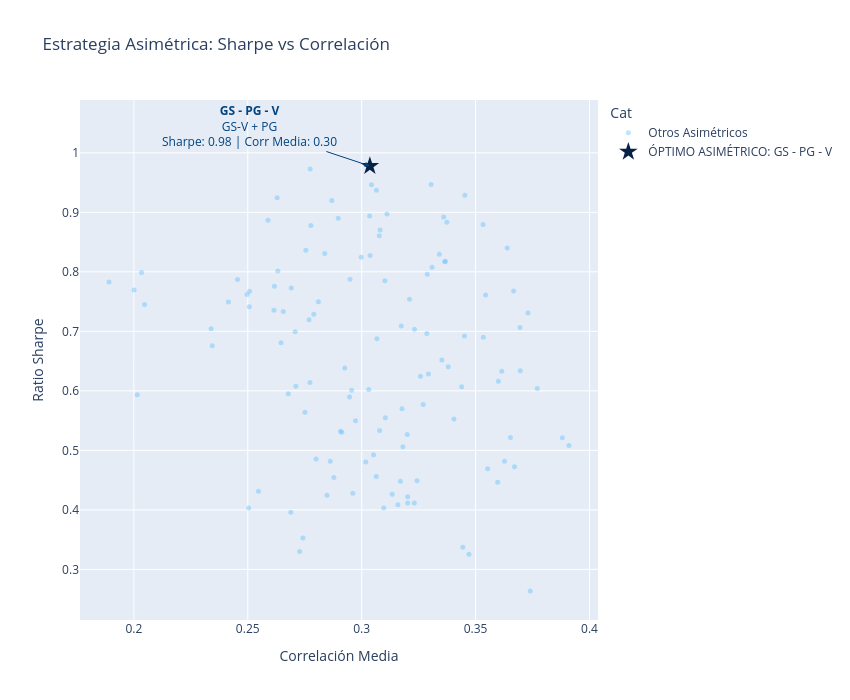

Here is the notebook cell this chart was saved with:
### Code cell
# 1. Preparar datos de retornos
df_close = df.xs("close", axis=1, level=1).filter(items=activos)
df_close.index = pd.to_datetime(df[("date", "date")] if ("date", "date") in df.columns else df.get("date", df.index))
ret = df_close.pct_change().dropna()

r_d, cov_d, corr_m = ret.mean(), ret.cov(), ret.corr()
w = np.array([1/3, 1/3, 1/3])
resultados = []

# 2. Filtrar tríos con correlación asimétrica
for trio in combinations(ret.columns, 3):
    t = list(trio)
    c_sub = corr_m.loc[t, t].values
    r12, r13, r23 = c_sub[0, 1], c_sub[0, 2], c_sub[1, 2]
    _, r_min2, r_max = sorted([r12, r13, r23])
    
    if r_max >= 0.50 and r_min2 <= 0.25:
        rent = np.dot(r_d[t], w) * 252
        vol = np.sqrt(w.T @ cov_d.loc[t, t] @ w) * np.sqrt(252)
        
        if r_max == r12: bloque = f"{t[0]}-{t[1]} + {t[2]}"
        elif r_max == r13: bloque = f"{t[0]}-{t[2]} + {t[1]}"
        else: bloque = f"{t[1]}-{t[2]} + {t[0]}"
            
        resultados.append({
            "Trio": " - ".join(t), "Estructura": bloque,
            "Corr_Max_Par": round(r_max, 4), "Corr": round((r12 + r13 + r23) / 3, 4),
            "Sharpe": round(rent / vol, 4), "Rent": rent, "Vol": vol
        })

df_t = pd.DataFrame(resultados)

# 3. Identificar el óptimo y graficar
top = df_t.loc[df_t["Sharpe"].idxmax()]
opt_cat = f"ÓPTIMO ASIMÉTRICO: {top['Trio']}"
df_t["Cat"] = np.where(df_t.index == top.name, opt_cat, "Otros Asimétricos")

fig = px.scatter(
    df_t, x="Corr", y="Sharpe", color="Cat", hover_data=["Trio", "Estructura", "Corr_Max_Par", "Rent", "Vol"],
    color_discrete_map={"Otros Asimétricos": paleta_bbva["azul_celeste_aqua"], opt_cat: paleta_bbva["azul_oscuro_digital"]},
    title="Estrategia Asimétrica: Sharpe vs Correlación",
    labels={"Corr": "Correlación Media", "Sharpe": "Ratio Sharpe"}
)

fig.add_annotation(
    x=top["Corr"], y=top["Sharpe"], 
    text=f"<b>{top['Trio']}</b><br>{top['Estructura']}<br>Sharpe: {top['Sharpe']:.2f} | Corr Media: {top['Corr']:.2f}",
    showarrow=True, arrowhead=2, arrowcolor=paleta_bbva["azul_logotipo"], ax=-120, ay=-40, font=dict(color=paleta_bbva["azul_logotipo"])
)

fig.update_traces(marker=dict(size=5, opacity=0.4), selector=dict(name="Otros Asimétricos"))
fig.update_traces(marker=dict(size=14, symbol="star"), selector=dict(name=opt_cat))
fig.update_layout(height=700, width=850).show()

### Figure 1 — Plotly figure (JSON) as saved in the notebook; plotly's stock layout.template omitted (floating-point values rounded to 4 significant figures; data arrays with more than 128 entries replaced by an {"elided": "..."} marker saying what was removed)
{"data": [{"customdata": {"elided": "120x5 mixed values"}, "hovertemplate": "Cat=Otros Asimétricos<br>Correlación Media=%{x}<br>Ratio Sharpe=%{y}<br>Trio=%{customdata[0]}<br>Estructura=%{customdata[1]}<br>Corr_Max_Par=%{customdata[2]}<br>Rent=%{customdata[3]}<br>Vol=%{customdata[4]}<extra></extra>", "legendgroup": "Otros Asimétricos", "marker": {"color": "#5BBEFF", "opacity": 0.4, "size": 5, "symbol": "circle"}, "mode": "markers", "name": "Otros Asimétricos", "orientation": "v", "showlegend": true, "type": "scatter", "x": [0.2617, 0.2926, 0.2656, 0.2678, 0.2507, 0.2415, 0.279, 0.3533, 0.3696, 0.3695, 0.3031, 0.3615, 0.3177, 0.3544, 0.3534, 0.338, 0.2907, 0.327, 0.3174, 0.36, 0.2956, 0.3286, 0.3553, 0.3352, 0.2947, 0.3079, 0.3451, 0.3293, 0.3771, 0.321, 0.3288, 0.2455, 0.3639, 0.3309, 0.3597, 0.3453, 0.2949, 0.3305, 0.336, 0.3111, 0.3653, 0.281, 0.2961, 0.3671, 0.3134, 0.3439, 0.3374, 0.3077, 0.32, 0.3081, 0.2769, 0.3035, 0.2897, 0.3368, 0.3667, 0.3159, 0.2755, 0.3243, 0.3202, 0.391, 0.3258, 0.2728, 0.2646, 0.2742, 0.373, 0.2862, 0.3231, 0.3202, 0.2973, 0.2838, 0.3102, 0.317, 0.2632, 0.2774, 0.2869, 0.3364, 0.2998, 0.3037, 0.2691, 0.2001, 0.3043, 0.2034, 0.3065, 0.3232, 0.2689, 0.2497, 0.2848, 0.3341, 0.3104, 0.28, 0.2629, 0.2589, 0.2913, 0.3052, 0.3881, 0.3067, 0.2878, 0.3471, 0.2504, 0.374, 0.2711, 0.3444, 0.2339, 0.3181, 0.2615, 0.2547, 0.3064, 0.2015, 0.2751, 0.3097, 0.3405, 0.3018, 0.2708, 0.3627, 0.2344, 0.2508, 0.1891, 0.2773, 0.2047, 0.2777], "xaxis": "x", "y": [0.7757, 0.6385, 0.7332, 0.5953, 0.7411, 0.7494, 0.7288, 0.8797, 0.6339, 0.7064, 0.6022, 0.6329, 0.5698, 0.7612, 0.6899, 0.6406, 0.5323, 0.5769, 0.7091, 0.6162, 0.6011, 0.6965, 0.4692, 0.652, 0.5898, 0.5335, 0.692, 0.6284, 0.604, 0.7537, 0.7958, 0.7871, 0.84, 0.8077, 0.4465, 0.9288, 0.7877, 0.9466, 0.8922, 0.8971, 0.5218, 0.7499, 0.4281, 0.4726, 0.4264, 0.607, 0.8831, 0.8604, 0.5265, 0.8701, 0.7194, 0.8936, 0.8899, 0.8178, 0.7676, 0.4088, 0.8363, 0.4488, 0.422, 0.508, 0.6245, 0.3299, 0.6808, 0.3528, 0.731, 0.4815, 0.4114, 0.4114, 0.5499, 0.8309, 0.7852, 0.448, 0.8012, 0.9728, 0.9199, 0.8171, 0.8245, 0.8276, 0.7727, 0.7696, 0.9462, 0.799, 0.9369, 0.7036, 0.3959, 0.7619, 0.4246, 0.8297, 0.5546, 0.4856, 0.9246, 0.8868, 0.5306, 0.4928, 0.5211, 0.6877, 0.4544, 0.3254, 0.4032, 0.2639, 0.6079, 0.3372, 0.7043, 0.506, 0.7354, 0.4314, 0.4561, 0.5934, 0.564, 0.4032, 0.5525, 0.4804, 0.6991, 0.4816, 0.6756, 0.7672, 0.7829, 0.6142, 0.7452, 0.8777], "yaxis": "y"}, {"customdata": [["GS - PG - V", "GS-V + PG", 0.5447, 0.1953, 0.1997]], "hovertemplate": "Cat=ÓPTIMO ASIMÉTRICO: GS - PG - V<br>Correlación Media=%{x}<br>Ratio Sharpe=%{y}<br>Trio=%{customdata[0]}<br>Estructura=%{customdata[1]}<br>Corr_Max_Par=%{customdata[2]}<br>Rent=%{customdata[3]}<br>Vol=%{customdata[4]}<extra></extra>", "legendgroup": "ÓPTIMO ASIMÉTRICO: GS - PG - V", "marker": {"color": "#072146", "size": 14, "symbol": "star"}, "mode": "markers", "name": "ÓPTIMO ASIMÉTRICO: GS - PG - V", "orientation": "v", "showlegend": true, "type": "scatter", "x": [0.3036], "xaxis": "x", "y": [0.9778], "yaxis": "y"}], "layout": {"annotations": [{"arrowcolor": "#004481", "arrowhead": 2, "ax": -120, "ay": -40, "font": {"color": "#004481"}, "showarrow": true, "text": "<b>GS - PG - V</b><br>GS-V + PG<br>Sharpe: 0.98 | Corr Media: 0.30", "x": 0.3036, "y": 0.9778}], "height": 700, "legend": {"title": {"text": "Cat"}, "tracegroupgap": 0}, "title": {"text": "Estrategia Asimétrica: Sharpe vs Correlación"}, "width": 850, "xaxis": {"anchor": "y", "domain": [0, 1], "title": {"text": "Correlación Media"}}, "yaxis": {"anchor": "x", "domain": [0, 1], "title": {"text": "Ratio Sharpe"}}}}
